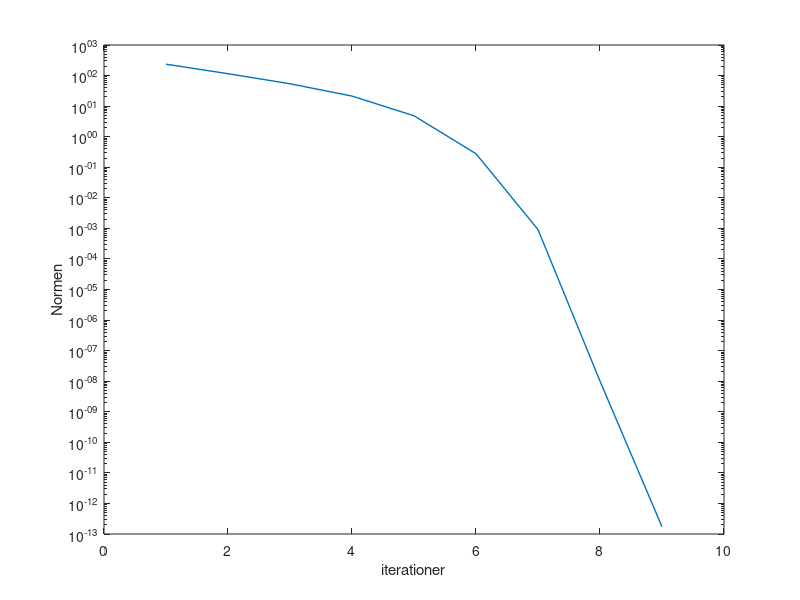

Here is the MATLAB script that generated this plot: (Note: this script raises an error after producing the figure.)
%Uppgidt 3a

% vektor av alla xA och yA värdena för P1,P2 och P3
%     xA, yA 
A = [175, 950;
     410, 2400;
     675, 1730];

% vektor av alla xB och yB värdena för P1,P2 och P3
%    xB , yB
B = [160, 1008;
      381, 2500 ;
      656, 1760];

% vektor av alla avstånd mellan xA, xB värdena och P1,P2 och P3
%     LA , LB
L = [ 60 , 46;
      75 , 88;
      42 , 57];

%funtionen: 2 ekvationssystem för en Punkt. 6 okända. 
% (x-xA)^2 +(y-yA)^2=LA^2
% (x-xB)^2 +(y-yB)^2=LB^2
% x och y värdena är okända som vi ska hitta och xA,xB samt yA,yB värden
% tas från vektor A och B

f = @(x1,y1,x2,y2,x3,y3) [
    (x1 - A(1,1))^2 + (y1 - A(1,2))^2 + 0 + 0 + 0 + 0 - (L(1,1)^2);
    (x1 - B(1,1))^2 + (y1 - B(1,2))^2 + 0 + 0 + 0 + 0 - (L(1,2)^2);
    0 + 0 + (x2 - A(2,1))^2 + (y2 - A(2,2))^2 + 0 + 0 - (L(2,1)^2);
    0 + 0 + (x2 - B(2,1))^2 + (y2 - B(2,2))^2 + 0 + 0 - (L(2,2)^2);
    0 + 0 + 0 + 0 + (x3 - A(3,1))^2 + (y3 - A(3,2))^2 - (L(3,1)^2);
    0 + 0 + 0 + 0 + (x3 - B(3,1))^2 + (y3 - B(3,2))^2 - (L(3,2)^2);

   
];


% komponenterna i Jacobianen: derivatan
J = @(x1,y1,x2,y2,x3,y3) [
    2* (x1 - A(1,1)), 2*(y1 - A(1,2)), 0, 0, 0, 0;
    2*(x1 - B(1,1)), 2*(y1 - B(1,2)), 0, 0, 0, 0;
    0, 0, 2*(x2 - A(2,1)), 2*(y2 - A(2,2)), 0, 0;
    0, 0, 2*(x2 - B(2,1)), 2*(y2 - B(2,2)), 0, 0;
    0, 0, 0, 0, 2*(x3 - A(3,1)), 2*(y3 - A(3,2));
    0, 0, 0, 0, 2*(x3 - B(3,1)), 2*(y3 - B(3,2));
];

% Startgissning, 2 gissning per elemnt för att cirkeln skärs i två punkter
%{
x1start=[205, 123];  
y1start=[1001, 980];
x2start=[458,338];  
y2start=[2457, 2422];  
x3start=[713, 653];  
y3start=[713, 1757];  
%}
x1start=[200, 100];  
y1start=[1000, 980];
x2start=[460,350];  
y2start=[2500, 2400];  
x3start=[700, 650];  
y3start=[700, 1800];  


%toleransen
tol=1e-11;

% Cirkeln skärs i två punkter --> loopa över de två skärningspunkterna
for i=1:2   
    x1=x1start(i);
    y1=y1start(i);
    x2=x2start(i);
    y2=y2start(i);
    x3=x3start(i);
    y3=y3start(i);
   
    
    % Här Newtons metod implementeras
    hnorm = 1; iter = 0; diffx=[];
    while hnorm > tol && iter < 20
        iter = iter + 1;
        h = -J ( x1,y1,x2,y2,x3,y3 ) \ f ( x1,y1,x2,y2,x3,y3 ) ; % Los linjara ekvsystemet
       % Uppdatera enligt xn+1=h+xn
        x1 = x1 + h(1) ; y1= y1+h(2) ; 
        x2=x2+h(3); y2 = y2+h(4);
        x3 = x3 + h(5); y3 = y3 + h(6);
        % normen av alla punkt element
        hnorm = norm ( h ) ;
        % spara normen i en vektor för att plotta
        diffx=[diffx,norm(h)];
        %disp ([ iter x1 y1 x2 y2 x3 y3 hnorm ])
    end



    % När Newton är klar, lagra resultatet i radvektorerna 
    % x1rot, y1rot... (ett värde för varje skärningspunkt)
    x1rot(i) = x1;
    y1rot(i) =y1;
    x2rot(i) = x2;
    y2rot(i) =y2;
    x3rot(i) = x3;
    y3rot(i) =y3;
end

% Punkt P1
rotP11 = [x1rot(1), y1rot(1)]; % första skärningspunkt
rotP12 = [x1rot(2), y1rot(2)]; % andra skärningspunkt
% Punkt P2
rotP21 = [x2rot(1), y2rot(1)]; % första skärningspunkt
rotP22 = [x2rot(2), y2rot(2)]; % andra skärningspunkt
% Punkt P3
rotP31 = [x3rot(1), y3rot(1)]; % första skärningspunkt
rotP32 = [x3rot(2), y3rot(2)]; % andra skärningspunkt

disp("Intersection points: both roots for P1, P2 and P3");
disp("P1 root 1");
disp(rotP11);
disp("P1 root 2");
disp(rotP12);
disp("P2 root 1");
disp(rotP21);
disp("P2 root 2");
disp(rotP22); 
disp("P3 root 1");
disp(rotP31);
disp("P3 root 2");
disp(rotP32); 


% Konvergenshastighet
figure;
semilogy(1:length(diffx), diffx,'LineWidth',1);
xlabel('iterationer')
ylabel('Normen')

%______________-----------------___________________--------------------____________________------------------
% Uppgift 3b

%Ansats: P = c0+c1x+c2x^2+c3x^3+c4^x^4
% Ac=b
P0=[0;0];
P4=[1020;0];
rot_y = [P0(2), rotP11(2), rotP21(2), rotP31(2), P4(2)]';
rot_x = [P0(1), rotP11(1), rotP21(1), rotP31(1), P4(1)]';
d = length(b);


A1 = [ones(d, 1), rot_x, rot_x.^2, rot_x.^3, rot_x.^4];
%{
A=[ones(1,5); % konstanta termen 
    P0(1),rotP11(1), rotP21(1),rotP31(1),P4(1); % linjärna termen x
    P0(1),(rotP11(1)^2), (rotP21(1)^2),(rotP31(1)^2),(P4(1)^2); % kvadratiska termen x^2
    P0(1),rotP11(1)^3, rotP21(1)^3,rotP31(1)^3,P4(1)^3; % x^3
    P0(1),rotP11(1)^4, rotP21(1)^4,rotP31(1)^4,P4(1)^4; % x^4
    ]'
%}

c=A1\rot_y

p = @(x) c(1) + c(2).*x + c(3).*x.^2 + c(4).*x.^3 + c(5).*x.^4;

figure;
grid on;
fplot(p,[0,1020],'LineWidth',1);
hold on;
plot(rot_x,rot_y,'o','LineWidth',2)
xlabel('x-koordinater')
ylabel('ykoordinater')


%{
figure;
grid on;
fplot(p,[0,1020],'LineWidth',1);
hold on;
plot(A(:,2),b,'o','LineWidth',2)
xlabel('x-koordinater')
ylabel('ykoordinater')
%}
